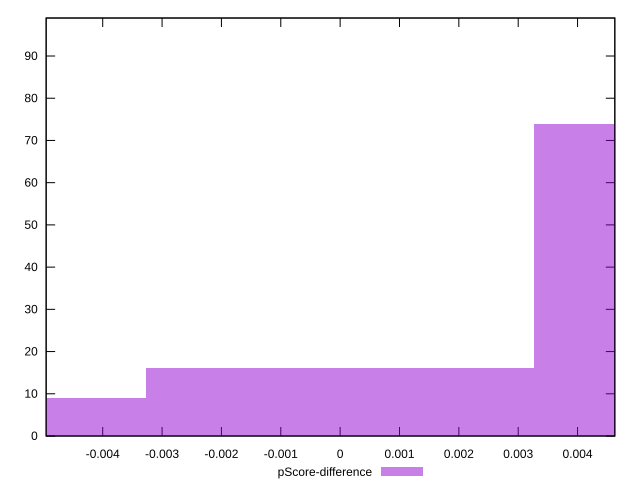

This figure's gnuplot source:
reset

$pScoreDifference <<EOF
0.006527988319229469 74
0 16
-0.006527988319229469 9
EOF

set key outside below
set boxwidth 0.006527988319229469
set xrange [-0.004953082929993469:0.004627827094099202]
set yrange [0:99]
set trange [0:99]
set style fill transparent solid 0.5 noborder
set terminal svg size 640, 490 enhanced background rgb 'white'
set output "reports/report_00027_2021-02-24T12-40-31.850Z/uses-long-cache-ttl/samples/card/pScore-difference/histogram.svg"

plot $pScoreDifference title "pScore-difference" with boxes

reset
